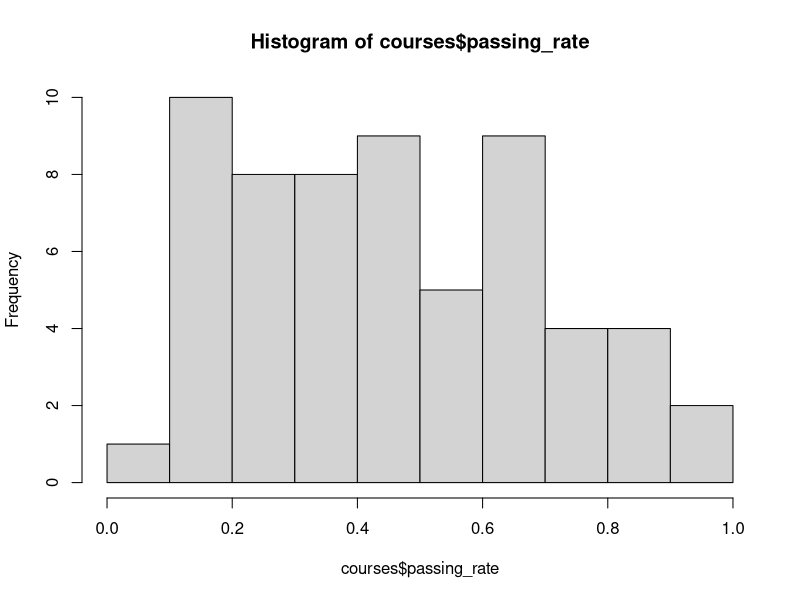
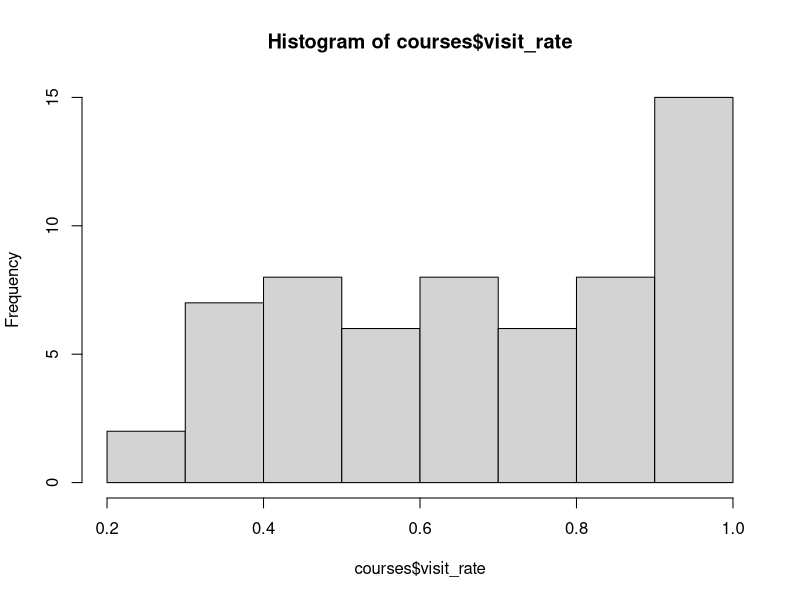
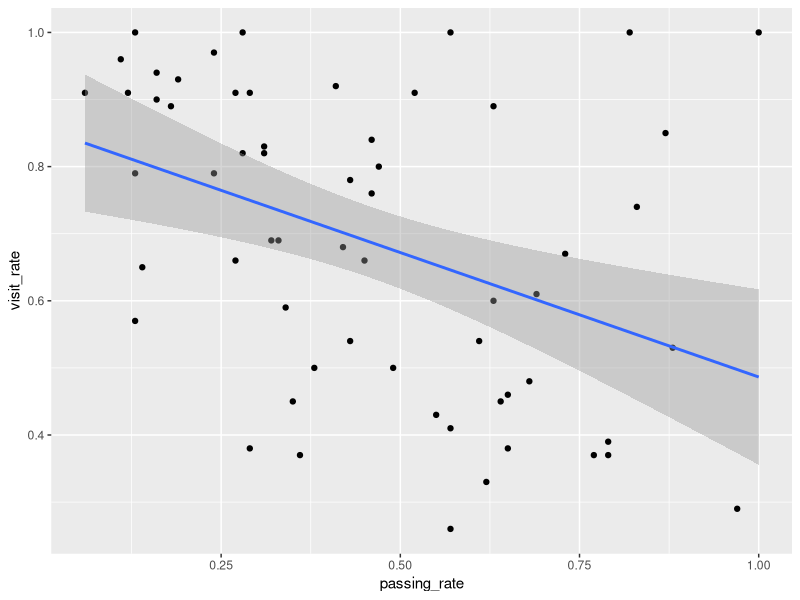
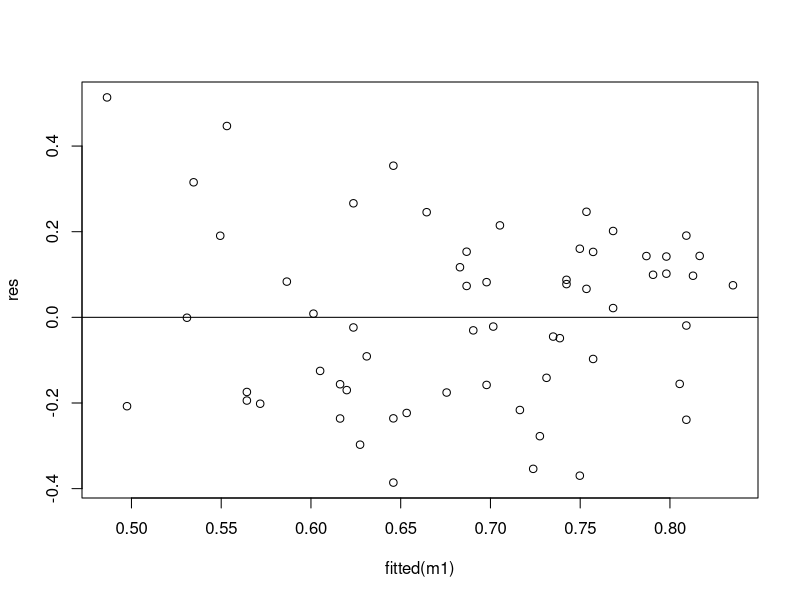
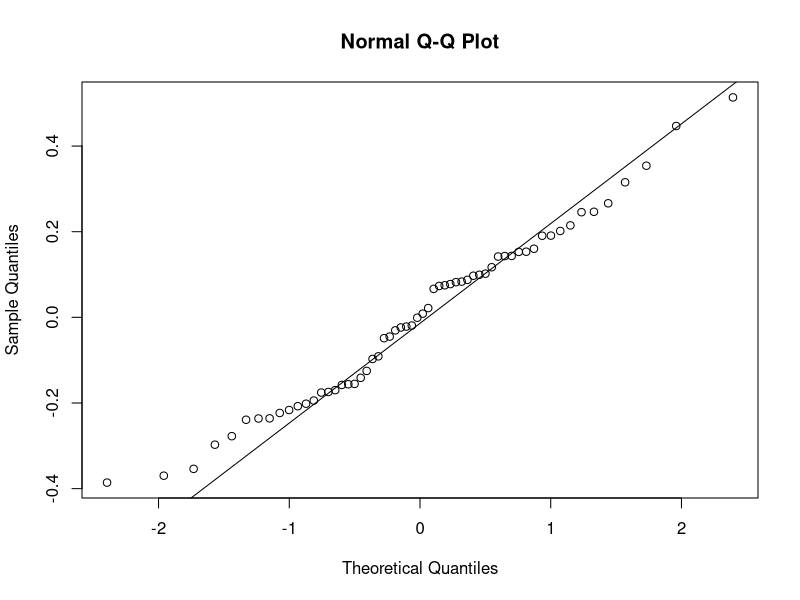
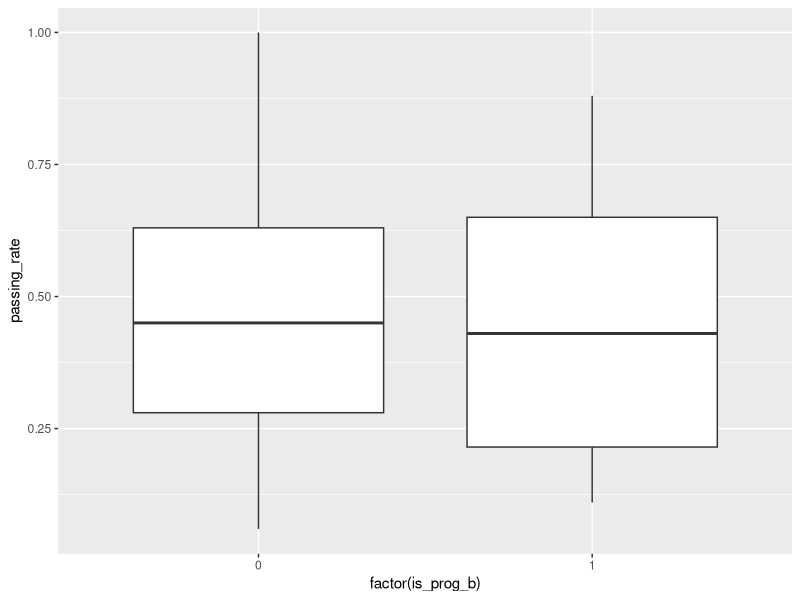

Recreate these plots in R, in order.
## ---- chunk 1
knitr::opts_chunk$set(warning = FALSE, message = FALSE)
library(dplyr)
library(data.table)
library(lme4)
library(broom)
library(ggplot2)
library(tidyr)
library(arm)
library(car)
library(rstatix)
library(ggpubr)

remove_outliers <- function(x, na.rm = TRUE, ...) {
  qnt <- quantile(x, probs=c(.25, .75), na.rm = na.rm, ...)
  H <- 1.5 * IQR(x, na.rm = na.rm)
  y <- x
  y[x < (qnt[1] - H)] <- NA
  y[x > (qnt[2] + H)] <- NA
  y
}

## ---- chunk 2
wd <- getwd()

courses <- fread("../data/courses.csv") %>%
  mutate(visit_rate = round(vis_learner_b/ student_n, digits = 2), passing_rate = round(passing_rate, digits = 2)) 


## ---- chunk 3
hist(courses$passing_rate)
hist(courses$visit_rate)
## ---- chunk 4
m1 <-  lm(visit_rate ~ passing_rate, courses)
summary(m1)
## ---- chunk 5

cat(sprintf("Изменение на 1 пункт в выживаемости курса изменяет на %.2f пунктов среднее количество посещений форума.\n", m1$coefficients[2]))
cat(sprintf("Это изменение значимо с p = %.3f", summary(m1)$coefficients[8]))
## ---- chunk 6
courses %>%
  ggplot(aes(x = passing_rate, y = visit_rate)) + geom_point() +  geom_smooth(method = "lm")
## ---- chunk 7
m1 <-  lm(visit_rate ~ passing_rate, courses)
res <- resid(m1)
plot(fitted(m1), res)
abline(0,0)
qqnorm(res)
qqline(res)
## ---- chunk 8
m1 <-  lm(passing_rate ~ is_prog_b, courses)
summary(m1)
## ---- chunk 9

wt1 <- wilcox.test(passing_rate ~ is_prog_b, courses)
w1 <- courses %>% wilcox_effsize(passing_rate ~ is_prog_b)
wt1
w1
## ---- chunk 10
courses %>%
  ggplot(aes(y = passing_rate, x = factor(is_prog_b))) + geom_boxplot() 
